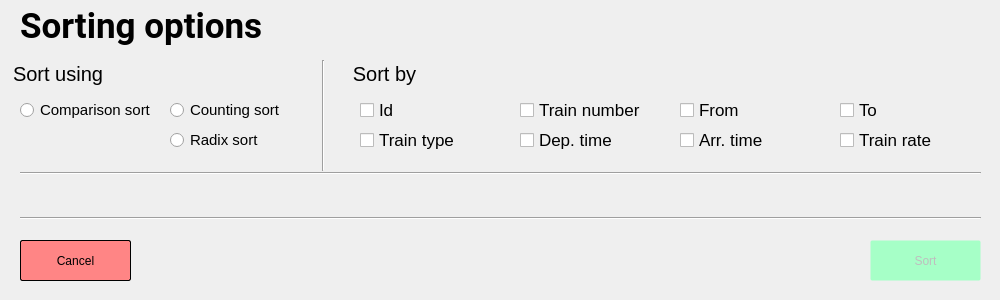
<?xml version="1.0" encoding="UTF-8"?>
<ui version="4.0">
 <class>sortoptionswindow</class>
 <widget class="QDialog" name="sortoptionswindow">
  <property name="enabled">
   <bool>true</bool>
  </property>
  <property name="geometry">
   <rect>
    <x>0</x>
    <y>0</y>
    <width>1000</width>
    <height>300</height>
   </rect>
  </property>
  <property name="windowTitle">
   <string>Dialog</string>
  </property>
  <widget class="QPushButton" name="applySortButton">
   <property name="enabled">
    <bool>false</bool>
   </property>
   <property name="geometry">
    <rect>
     <x>870</x>
     <y>240</y>
     <width>111</width>
     <height>41</height>
    </rect>
   </property>
   <property name="styleSheet">
    <string notr="true">QPushButton {
     background-color: #85ffb2; border: 1px solid black;
     border-radius: 2px;
}



QPushButton:pressed {  
     background-color: #85ffc2; border: 1px solid black;
}

QPushButton:flat {
    border: none; /* no border for a flat push button */
}

QPushButton:disabled {
    border-color: transparent;
	background-color: #a6ffc7;
}

QPushButton:default {
    border-color: navy; /* make the default button prominent */
}</string>
   </property>
   <property name="text">
    <string>Sort</string>
   </property>
   <property name="autoDefault">
    <bool>false</bool>
   </property>
  </widget>
  <widget class="QPushButton" name="cancelButton">
   <property name="geometry">
    <rect>
     <x>20</x>
     <y>240</y>
     <width>111</width>
     <height>41</height>
    </rect>
   </property>
   <property name="autoFillBackground">
    <bool>false</bool>
   </property>
   <property name="styleSheet">
    <string notr="true">QPushButton {
     background-color: #ff8585; border: 1px solid black;
     border-radius: 2px;
}</string>
   </property>
   <property name="text">
    <string>Cancel</string>
   </property>
   <property name="autoDefault">
    <bool>false</bool>
   </property>
  </widget>
  <widget class="QLabel" name="pageName">
   <property name="enabled">
    <bool>true</bool>
   </property>
   <property name="geometry">
    <rect>
     <x>20</x>
     <y>0</y>
     <width>271</width>
     <height>51</height>
    </rect>
   </property>
   <property name="styleSheet">
    <string notr="true">color: Black;
font-weight: 600;
font-size: 35px;
font-family: Roboto;</string>
   </property>
   <property name="text">
    <string>Sorting options</string>
   </property>
  </widget>
  <widget class="QGroupBox" name="groupBox">
   <property name="geometry">
    <rect>
     <x>10</x>
     <y>60</y>
     <width>301</width>
     <height>91</height>
    </rect>
   </property>
   <property name="styleSheet">
    <string notr="true">QGroupBox{
	font-size: 20px;
border:none;
}</string>
   </property>
   <property name="title">
    <string>Sort using</string>
   </property>
   <widget class="QRadioButton" name="comparisonRadio">
    <property name="geometry">
     <rect>
      <x>10</x>
      <y>40</y>
      <width>131</width>
      <height>20</height>
     </rect>
    </property>
    <property name="styleSheet">
     <string notr="true">font-size: 15px;</string>
    </property>
    <property name="text">
     <string>Comparison sort</string>
    </property>
   </widget>
   <widget class="QRadioButton" name="countingRadio">
    <property name="geometry">
     <rect>
      <x>160</x>
      <y>40</y>
      <width>121</width>
      <height>20</height>
     </rect>
    </property>
    <property name="styleSheet">
     <string notr="true">font-size: 15px;</string>
    </property>
    <property name="text">
     <string>Counting sort</string>
    </property>
   </widget>
   <widget class="QRadioButton" name="radixRadio">
    <property name="geometry">
     <rect>
      <x>160</x>
      <y>70</y>
      <width>101</width>
      <height>20</height>
     </rect>
    </property>
    <property name="styleSheet">
     <string notr="true">font-size: 15px;</string>
    </property>
    <property name="text">
     <string>Radix sort</string>
    </property>
   </widget>
  </widget>
  <widget class="QGroupBox" name="groupBox_2">
   <property name="geometry">
    <rect>
     <x>350</x>
     <y>60</y>
     <width>621</width>
     <height>91</height>
    </rect>
   </property>
   <property name="styleSheet">
    <string notr="true">QGroupBox {
	font-size: 20px;
border: none;
}</string>
   </property>
   <property name="title">
    <string>Sort by</string>
   </property>
   <widget class="QCheckBox" name="idCheckBox">
    <property name="geometry">
     <rect>
      <x>10</x>
      <y>40</y>
      <width>41</width>
      <height>20</height>
     </rect>
    </property>
    <property name="styleSheet">
     <string notr="true">font-size: 17px;</string>
    </property>
    <property name="text">
     <string>Id</string>
    </property>
   </widget>
   <widget class="QCheckBox" name="numberCheckBox">
    <property name="geometry">
     <rect>
      <x>170</x>
      <y>40</y>
      <width>131</width>
      <height>20</height>
     </rect>
    </property>
    <property name="styleSheet">
     <string notr="true">font-size: 17px;</string>
    </property>
    <property name="text">
     <string>Train number</string>
    </property>
   </widget>
   <widget class="QCheckBox" name="fromCheckBox">
    <property name="geometry">
     <rect>
      <x>330</x>
      <y>40</y>
      <width>121</width>
      <height>20</height>
     </rect>
    </property>
    <property name="styleSheet">
     <string notr="true">font-size: 17px;</string>
    </property>
    <property name="text">
     <string>From</string>
    </property>
   </widget>
   <widget class="QCheckBox" name="toCheckBox">
    <property name="geometry">
     <rect>
      <x>490</x>
      <y>40</y>
      <width>111</width>
      <height>20</height>
     </rect>
    </property>
    <property name="styleSheet">
     <string notr="true">font-size: 17px;</string>
    </property>
    <property name="text">
     <string>To</string>
    </property>
   </widget>
   <widget class="QCheckBox" name="arrTimeCheckBox">
    <property name="geometry">
     <rect>
      <x>330</x>
      <y>70</y>
      <width>101</width>
      <height>20</height>
     </rect>
    </property>
    <property name="styleSheet">
     <string notr="true">font-size: 17px;</string>
    </property>
    <property name="text">
     <string>Arr. time</string>
    </property>
   </widget>
   <widget class="QCheckBox" name="rateCheckBox">
    <property name="geometry">
     <rect>
      <x>490</x>
      <y>70</y>
      <width>121</width>
      <height>20</height>
     </rect>
    </property>
    <property name="styleSheet">
     <string notr="true">font-size: 17px;</string>
    </property>
    <property name="text">
     <string>Train rate</string>
    </property>
   </widget>
   <widget class="QCheckBox" name="depTimeCheckBox">
    <property name="geometry">
     <rect>
      <x>170</x>
      <y>70</y>
      <width>101</width>
      <height>20</height>
     </rect>
    </property>
    <property name="styleSheet">
     <string notr="true">font-size: 17px;</string>
    </property>
    <property name="text">
     <string>Dep. time</string>
    </property>
   </widget>
   <widget class="QCheckBox" name="typeCheckBox">
    <property name="geometry">
     <rect>
      <x>10</x>
      <y>70</y>
      <width>111</width>
      <height>20</height>
     </rect>
    </property>
    <property name="styleSheet">
     <string notr="true">font-size: 17px;</string>
    </property>
    <property name="text">
     <string>Train type</string>
    </property>
   </widget>
  </widget>
  <widget class="QLabel" name="sortTypeLabel">
   <property name="geometry">
    <rect>
     <x>20</x>
     <y>180</y>
     <width>161</width>
     <height>31</height>
    </rect>
   </property>
   <property name="styleSheet">
    <string notr="true">font-size: 19px;</string>
   </property>
   <property name="text">
    <string/>
   </property>
  </widget>
  <widget class="QLabel" name="sortSequenceLabel">
   <property name="geometry">
    <rect>
     <x>170</x>
     <y>180</y>
     <width>811</width>
     <height>31</height>
    </rect>
   </property>
   <property name="styleSheet">
    <string notr="true">font-size: 19px;
color: #4a4a4a;</string>
   </property>
   <property name="text">
    <string/>
   </property>
  </widget>
  <widget class="Line" name="line">
   <property name="geometry">
    <rect>
     <x>315</x>
     <y>60</y>
     <width>16</width>
     <height>111</height>
    </rect>
   </property>
   <property name="orientation">
    <enum>Qt::Vertical</enum>
   </property>
  </widget>
  <widget class="Line" name="line_2">
   <property name="geometry">
    <rect>
     <x>20</x>
     <y>165</y>
     <width>961</width>
     <height>16</height>
    </rect>
   </property>
   <property name="orientation">
    <enum>Qt::Horizontal</enum>
   </property>
  </widget>
  <widget class="Line" name="line_3">
   <property name="geometry">
    <rect>
     <x>20</x>
     <y>210</y>
     <width>961</width>
     <height>16</height>
    </rect>
   </property>
   <property name="orientation">
    <enum>Qt::Horizontal</enum>
   </property>
  </widget>
 </widget>
 <resources/>
 <connections/>
</ui>
